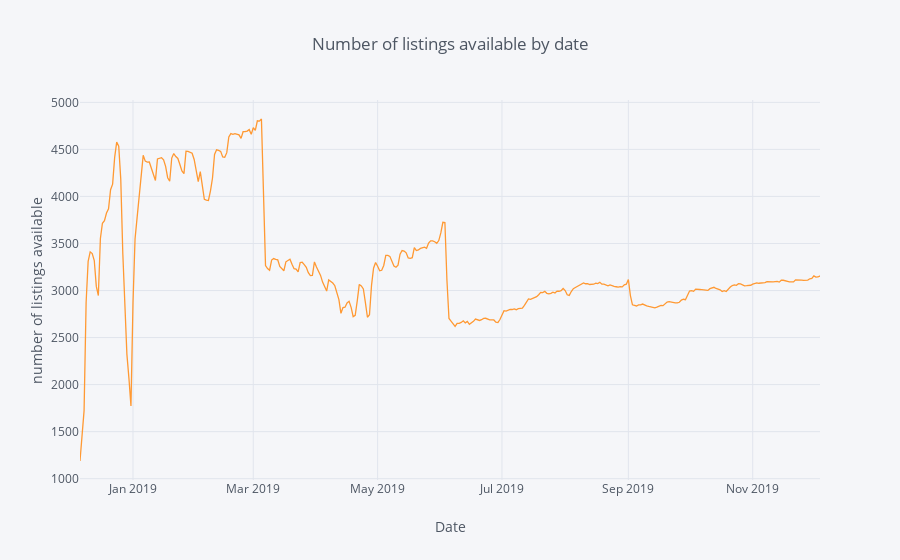

Source (notebook cell):
### Markdown cell above
Below, we see that up to three months ahead, there are generally more accomodations available than further into the future. Reasons for this might be that hosts are more actively updating their calendars in this timeframe. This graph is **interactive**, and hovering over the points will show you a tooltip with the "number of available listings" and "weekday" by date.

### Code cell
sum_available = calendar[calendar.available == "t"].groupby(['date']).size().to_frame(name= 'available').reset_index()
sum_available['weekday'] = sum_available['date'].dt.day_name()
sum_available = sum_available.set_index('date')

sum_available.iplot(y='available', mode = 'lines', xTitle = 'Date', yTitle = 'number of listings available',\
                   text='weekday', title = 'Number of listings available by date')

### Figure 1 — Plotly figure (JSON) as saved in the notebook; plotly's stock layout.template omitted (floating-point values rounded to 4 significant figures; data arrays with more than 128 entries replaced by an {"elided": "..."} marker saying what was removed)
{"data": [{"line": {"color": "rgba(255, 153, 51, 1.0)", "dash": "solid", "shape": "linear", "width": 1.3}, "mode": "lines", "name": "available", "text": {"elided": "364 str values"}, "type": "scatter", "uid": "18b03e3a-8725-4cb4-b308-54d2a356a9ae", "x": {"elided": "364 str values"}, "y": {"elided": "364 int values"}}], "layout": {"legend": {"bgcolor": "#F5F6F9", "font": {"color": "#4D5663"}}, "paper_bgcolor": "#F5F6F9", "plot_bgcolor": "#F5F6F9", "title": {"font": {"color": "#4D5663"}, "text": "Number of listings available by date"}, "xaxis": {"gridcolor": "#E1E5ED", "showgrid": true, "tickfont": {"color": "#4D5663"}, "title": {"font": {"color": "#4D5663"}, "text": "Date"}, "zerolinecolor": "#E1E5ED"}, "yaxis": {"gridcolor": "#E1E5ED", "showgrid": true, "tickfont": {"color": "#4D5663"}, "title": {"font": {"color": "#4D5663"}, "text": "number of listings available"}, "zerolinecolor": "#E1E5ED"}}}
